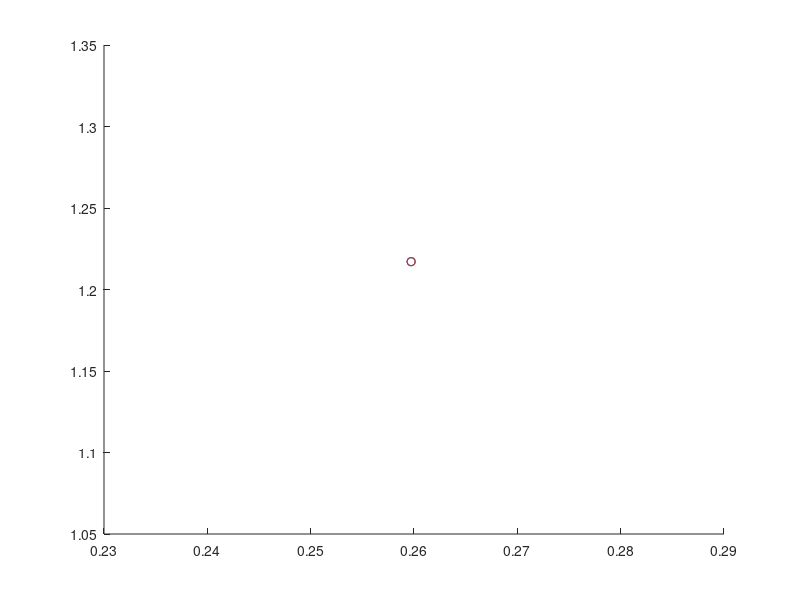

Write MATLAB code to recreate this figure. (Note: this script raises an error after producing the figure.)
close all
load traces.mat
vector = M(:,41)./M(:,42);

% Remaking the matricies
M = [M vector];
bzip2 = M(1:11,:);
h264ref = M(12:22,:);
libquantum = M(23:33, :);
omnetpp = M(34:44, :);
sjeng = M(45:end, :);
sjengnormal = M(45:55, :);
sjengAll2 = M([45, 56:58],:);
sjengAll4 = M([46, 59:61],:);
sjengAllFAL2big = M([47, 62:64],:);
sjengAllFA = M([48, 65:67],:);
sjengD = M([49, 68:70],:);
sjengL12 = M([50, 71:73],:);
sjengL18 = M([51, 74:76],:);
sjengL1s4 = M([52, 77:79],:);
sjengL1s = M([53, 80:82],:);
sjengL24 = M([54, 83:85],:);
sjengL2big = M([55, 86:88],:);

% What to plot
index = [1 2 3 4];
xcol = length(sjengD);
ycol = 13;
% Plotting
figure(1)
hold on
% plot(log2(bzip2(index,xcol)), bzip2(index,ycol), '-o')
% plot(log2(h264ref(index,xcol)), h264ref(index,ycol), '-sq')
% plot(log2(libquantum(index,xcol)), libquantum(index,ycol), '-^')
% plot(log2(omnetpp(index,xcol)), omnetpp(index,ycol), '-*')
% plot(log2(sjengnormal(index,xcol)), sjengnormal(index,ycol), '-v')
% legend('bzip2', 'h264ref', 'libquantum', 'omnetpp', 'sjeng', 'Location', 'eastoutside')

plot(sjengAll2(index,xcol), sjengAll2(index(1),ycol)/sjengAll2(index(2),ycol), 'o')
plot(sjengAll4(index,xcol), sjengAll4(index(1),ycol)/sjengAll4(index(2),ycol), 'sq')
plot(sjengAllFA(index,xcol), sjengAllFA(index(1),ycol)/sjengAllFA(index(2),ycol), '^')
plot(sjengAllFAL2big(index,xcol), sjengAllFAL2big(index(1),ycol)/sjengAllFAL2big(index(2),ycol), '-*')
plot(sjengD(index,xcol), sjengD(index(1),ycol)/sjengD(index(2),ycol), 'v')
plot(sjengL12(index,xcol), sjengL12(index(1),ycol)/sjengL12(index(2),ycol), 'x')
plot(sjengL18(index,xcol), sjengL18(index(1),ycol)/sjengL18(index(2),ycol), 'sq')
plot(sjengL1s4(index,xcol), sjengL1s4(index(1),ycol)/sjengL1s4(index(2),ycol), '^')
plot(sjengL1s(index,xcol), sjengL1s(index(1),ycol)/sjengL1s(index(2),ycol), '*')
plot(sjengL24(index,xcol), sjengL24(index(1),ycol)/sjengL24(index(2),ycol), 'v')
plot(sjengL2big(index,xcol), sjengL2big(index(1),ycol)/sjengL2big(index(2),ycol), 'o')
% legend('All-2way', 'All-4way', 'All-FA', 'All-FA-L2-Big', 'Default', 'L1-2way',...
%     'L1-8way', 'L1-small-4way', 'L1-small', 'L2-4way', 'L2-Big','Location', 'eastoutside')

% axis([2.5 6.5 2e10 6.5e10]); grid off;
title('L2 Miss Rate vs. Performance Boost for sjeng trace');
xlabel('L2 Miss Rate')
ylabel('Performance boost on doubling bus bandwidth (cycles/cycles)')
